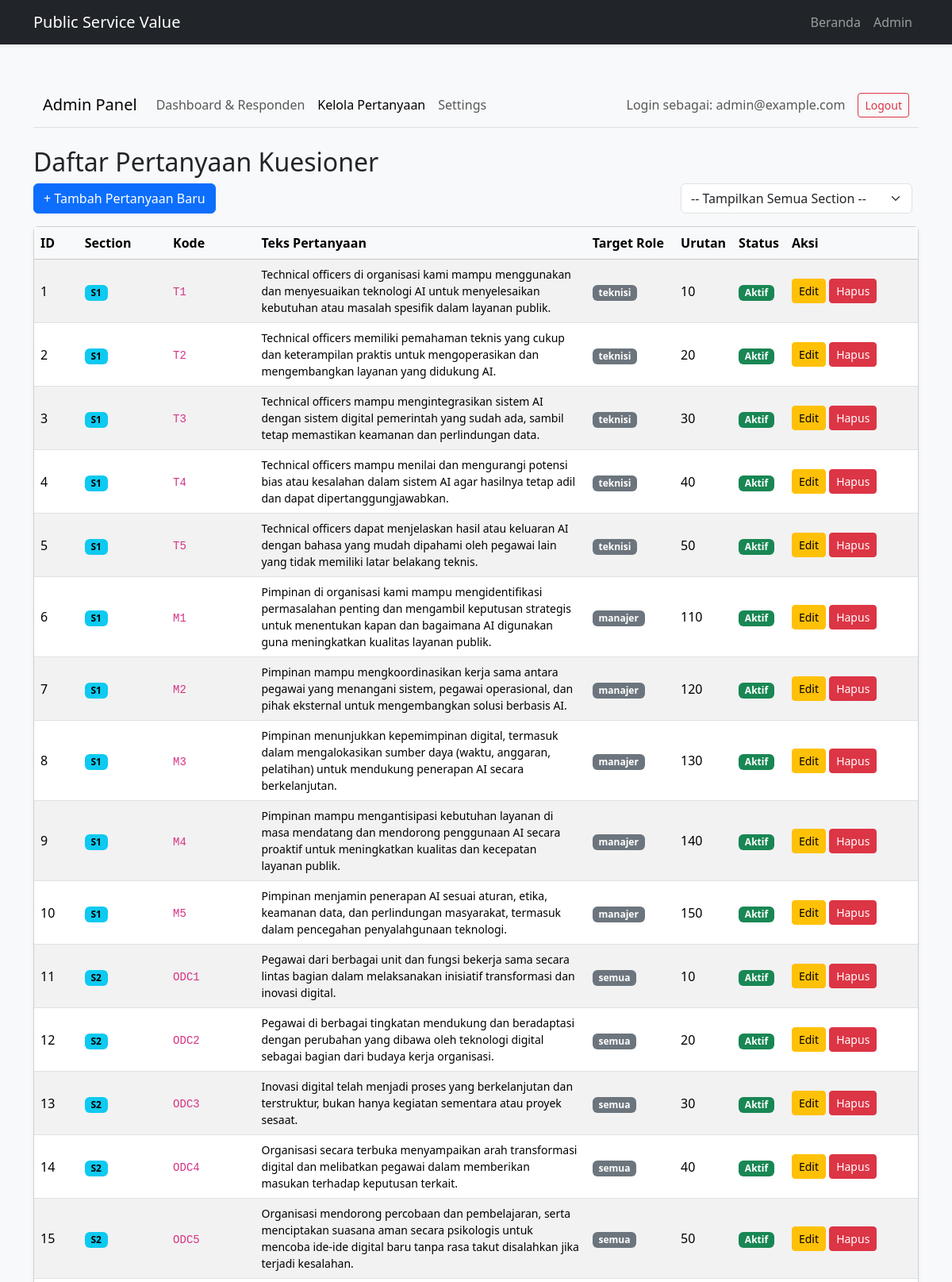
Screenshot of /admin/questions.php (signed in, upper part) with the database file from the repository.
### tables this page shows
CREATE TABLE `questions` (
  `id` int NOT NULL,
  `section_id` tinyint NOT NULL,
  `code` varchar(20) DEFAULT NULL,
  `text` text NOT NULL,
  `sort_order` int NOT NULL DEFAULT '0',
  `target_role` enum('semua','teknisi','manajer','eksternal') NOT NULL DEFAULT 'semua',
  `is_active` tinyint(1) NOT NULL DEFAULT '1'
);

CREATE TABLE `sections` (
  `id` tinyint NOT NULL,
  `code` varchar(10) NOT NULL,
  `name` varchar(100) NOT NULL,
  `sort_order` tinyint NOT NULL
);

### includes/functions.php (called while the page is built, shortened)
<?php
function esc_html($data) {
    return htmlspecialchars($data ?? '', ENT_QUOTES, 'UTF-8');
}

### admin/questions.php (the view, shortened to what this page needs)
<?php
require_once __DIR__ . '/../includes/db.php';
require_once __DIR__ . '/../includes/functions.php';
$action = $_GET['action'] ?? 'list';
require_once __DIR__ . '/../includes/header.php';
?>
<nav class="navbar navbar-expand-lg navbar-light bg-light mb-4 border-bottom">
    <div class="container">
        <span class="navbar-brand mb-0 h1">Admin Panel</span>
        <div class="collapse navbar-collapse">
            <ul class="navbar-nav me-auto mb-2 mb-lg-0">
                <li class="nav-item">
                    <a class="nav-link" href="index.php">Dashboard & Responden</a>
                </li>
                <li class="nav-item">
                    <a class="nav-link active" href="questions.php">Kelola Pertanyaan</a>
                </li>
                <li class="nav-item">
                    <a class="nav-link" href="settings.php">Settings</a>
                </li>
                </ul>
            <span class="navbar-text me-3">
                Login sebagai: <?php echo esc_html($_SESSION['admin_email']); ?>
            </span>
            <a href="logout.php" class="btn btn-outline-danger btn-sm">Logout</a>
        </div>
    </div>
</nav>
<?php
switch ($action) {
?>
<?php
default:
?>
    <h2>Daftar Pertanyaan Kuesioner</h2>
    <div class="d-flex justify-content-between align-items-center mb-3">
        <a href="questions.php?action=add" class="btn btn-primary">
            + Tambah Pertanyaan Baru
        </a>
        <form action="questions.php" method="GET" class="d-flex" style="width: 300px;">
            <select name="filter_section" class="form-select me-2" onchange="this.form.submit()">
                <option value="all">-- Tampilkan Semua Section --</option>
            </select>
        </form>
    </div>
    <div class="card shadow-sm">
        <div class="table-responsive">
            <table class="table table-striped table-hover align-middle mb-0">
                <thead class="table-light">
                    <tr>
                        <th style="width: 5%;">ID</th>
                        <th style="width: 10%;">Section</th>
                        <th style="width: 10%;">Kode</th>
                        <th>Teks Pertanyaan</th>
                        <th style="width: 10%;">Target Role</th>
                        <th style="width: 5%;">Urutan</th>
                        <th style="width: 5%;">Status</th>
                        <th style="width: 15%;">Aksi</th>
                    </tr>
                </thead>
                <tbody>
                    <?php
                    $sql_list = "
                        SELECT q.*, s.code as section_code
                        FROM questions q
                        JOIN sections s ON q.section_id = s.id
                    ";
                    $params_list = [];
                    $filter_sec_id = $_GET['filter_section'] ?? 'all';
                    $sql_list .= " ORDER BY q.section_id, q.sort_order, q.code";
                    $stmt_list = $pdo->prepare($sql_list);
                    $stmt_list->execute($params_list);
                    $question_list = $stmt_list->fetchAll();
                    ?>
                    <?php if (empty($question_list)): ?>
                        <tr>
                            <td colspan="8" class="text-center text-muted p-4">
                                Tidak ada pertanyaan ditemukan.
                                <?php if ($filter_sec_id !== 'all'): ?>
                                    <br><a href="questions.php">Hapus filter</a>
                                <?php endif; ?>
                            </td>
                        </tr>
                    <?php else: ?>
                        <?php foreach ($question_list as $q): ?>
                            <tr>
                                <td><?php echo (int)$q['id']; ?></td>
                                <td><span class="badge text-bg-info"><?php echo esc_html($q['section_code']); ?></span></td>
                                <td><code><?php echo esc_html($q['code']); ?></code></td>
                                <td class="small"><?php echo esc_html($q['text']); ?></td>
                                <td><span class="badge text-bg-secondary"><?php echo esc_html($q['target_role']); ?></span></td>
                                <td><?php echo (int)$q['sort_order']; ?></td>
                                <td>
                                    <?php if ($q['is_active']): ?>
                                        <span class="badge text-bg-success">Aktif</span>
                                    <?php else: ?>
                                        <span class="badge text-bg-warning">Nonaktif</span>
                                    <?php endif; ?>
                                </td>
                                <td>
                                    <a href="questions.php?action=edit&id=<?php echo (int)$q['id']; ?>" class="btn btn-warning btn-sm">Edit</a>
                                    <a href="questions.php?action=delete&id=<?php echo (int)$q['id']; ?>" class="btn btn-danger btn-sm">Hapus</a>
                                </td>
                            </tr>
                        <?php endforeach; ?>
                    <?php endif; ?>
                </tbody>
            </table>
        </div>
    </div>
<?php
    break;
}
?>
<?php
require_once __DIR__ . '/../includes/footer.php';
?>

### includes/header.php (shortened to what this page needs)
<!DOCTYPE html>
<html lang="id">
<head>
    <link href="https://cdn.jsdelivr.net/npm/bootstrap@5.3.3/dist/css/bootstrap.min.css" rel="stylesheet">
</head>
<body>
<header>
    <nav class="navbar navbar-expand-lg navbar-dark bg-dark shadow-sm">
        <div class="container">
            <a class="navbar-brand" href="<?php echo BASE_URL; ?>/index.php">
                Public Service Value
            </a>
            <div class="collapse navbar-collapse" id="navbarNav">
                <ul class="navbar-nav ms-auto">
                    <li class="nav-item">
                        <a class="nav-link" href="<?php echo BASE_URL; ?>/index.php">Beranda</a>
                    </li>
                    <li class="nav-item">
                        <a class="nav-link" href="<?php echo BASE_URL; ?>/admin/index.php">Admin</a>
                    </li>
                </ul>
            </div>
        </div>
    </nav>
</header>
<main class="container my-4 my-md-5">

### includes/footer.php (shortened to what this page needs)
</main>
</body>
</html>

### includes/header.php (style rules this page uses)
body { background-color: #f8f9fa; }

### rows the page displays
questions: id "1", section.code "S1", code "T1", text "Technical officers di organisasi kami mampu menggunakan dan menyesuaikan teknologi AI untuk menyelesaikan kebutuhan atau masalah spesifik dalam layanan publik.", target_role "teknisi", sort_order "10", is_active "Aktif"
questions: id "2", section.code "S1", code "T2", text "Technical officers memiliki pemahaman teknis yang cukup dan keterampilan praktis untuk mengoperasikan dan mengembangkan layanan yang didukung AI.", target_role "teknisi", sort_order "20", is_active "Aktif"
questions: id "3", section.code "S1", code "T3", text "Technical officers mampu mengintegrasikan sistem AI dengan sistem digital pemerintah yang sudah ada, sambil tetap memastikan keamanan dan perlindungan data.", target_role "teknisi", sort_order "30", is_active "Aktif"
questions: id "4", section.code "S1", code "T4", text "Technical officers mampu menilai dan mengurangi potensi bias atau kesalahan dalam sistem AI agar hasilnya tetap adil dan dapat dipertanggungjawabkan.", target_role "teknisi", sort_order "40", is_active "Aktif"
questions: id "5", section.code "S1", code "T5", text "Technical officers dapat menjelaskan hasil atau keluaran AI dengan bahasa yang mudah dipahami oleh pegawai lain yang tidak memiliki latar belakang teknis.", target_role "teknisi", sort_order "50", is_active "Aktif"
questions: id "6", section.code "S1", code "M1", text "Pimpinan di organisasi kami mampu mengidentifikasi permasalahan penting dan mengambil keputusan strategis untuk menentukan kapan dan bagaimana AI digunakan guna meningkatkan kualitas layanan publik.", target_role "manajer", sort_order "110", is_active "Aktif"
questions: id "7", section.code "S1", code "M2", text "Pimpinan mampu mengkoordinasikan kerja sama antara pegawai yang menangani sistem, pegawai operasional, dan pihak eksternal untuk mengembangkan solusi berbasis AI.", target_role "manajer", sort_order "120", is_active "Aktif"
questions: id "8", section.code "S1", code "M3", text "Pimpinan menunjukkan kepemimpinan digital, termasuk dalam mengalokasikan sumber daya (waktu, anggaran, pelatihan) untuk mendukung penerapan AI secara berkelanjutan.", target_role "manajer", sort_order "130", is_active "Aktif"
questions: id "9", section.code "S1", code "M4", text "Pimpinan mampu mengantisipasi kebutuhan layanan di masa mendatang dan mendorong penggunaan AI secara proaktif untuk meningkatkan kualitas dan kecepatan layanan publik.", target_role "manajer", sort_order "140", is_active "Aktif"
questions: id "10", section.code "S1", code "M5", text "Pimpinan menjamin penerapan AI sesuai aturan, etika, keamanan data, dan perlindungan masyarakat, termasuk dalam pencegahan penyalahgunaan teknologi.", target_role "manajer", sort_order "150", is_active "Aktif"
questions: id "11", section.code "S2", code "ODC1", text "Pegawai dari berbagai unit dan fungsi bekerja sama secara lintas bagian dalam melaksanakan inisiatif transformasi dan inovasi digital.", target_role "semua", sort_order "10", is_active "Aktif"
questions: id "12", section.code "S2", code "ODC2", text "Pegawai di berbagai tingkatan mendukung dan beradaptasi dengan perubahan yang dibawa oleh teknologi digital sebagai bagian dari budaya kerja organisasi.", target_role "semua", sort_order "20", is_active "Aktif"
questions: id "13", section.code "S2", code "ODC3", text "Inovasi digital telah menjadi proses yang berkelanjutan dan terstruktur, bukan hanya kegiatan sementara atau proyek sesaat.", target_role "semua", sort_order "30", is_active "Aktif"
questions: id "14", section.code "S2", code "ODC4", text "Organisasi secara terbuka menyampaikan arah transformasi digital dan melibatkan pegawai dalam memberikan masukan terhadap keputusan terkait.", target_role "semua", sort_order "40", is_active "Aktif"
questions: id "15", section.code "S2", code "ODC5", text "Organisasi mendorong percobaan dan pembelajaran, serta menciptakan suasana aman secara psikologis untuk mencoba ide-ide digital baru tanpa rasa takut disalahkan jika terjadi kesalahan.", target_role "semua", sort_order "50", is_active "Aktif"

### other values shown
$_SESSION['admin_email'] "admin@example.com"
